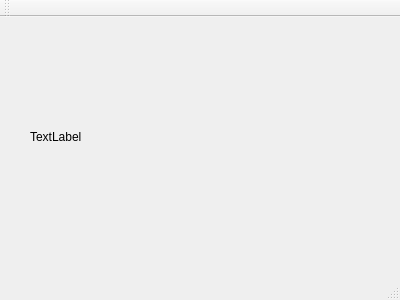
<?xml version="1.0" encoding="UTF-8"?>
<ui version="4.0">
 <class>MainWindow</class>
 <widget class="QMainWindow" name="MainWindow">
  <property name="geometry">
   <rect>
    <x>0</x>
    <y>0</y>
    <width>400</width>
    <height>300</height>
   </rect>
  </property>
  <property name="windowTitle">
   <string>MainWindow</string>
  </property>
  <widget class="QWidget" name="centralWidget">
   <widget class="QLabel" name="label">
    <property name="geometry">
     <rect>
      <x>30</x>
      <y>110</y>
      <width>341</width>
      <height>20</height>
     </rect>
    </property>
    <property name="text">
     <string>TextLabel</string>
    </property>
   </widget>
  </widget>
  <widget class="QMenuBar" name="menuBar">
   <property name="geometry">
    <rect>
     <x>0</x>
     <y>0</y>
     <width>400</width>
     <height>21</height>
    </rect>
   </property>
  </widget>
  <widget class="QToolBar" name="mainToolBar">
   <attribute name="toolBarArea">
    <enum>TopToolBarArea</enum>
   </attribute>
   <attribute name="toolBarBreak">
    <bool>false</bool>
   </attribute>
  </widget>
  <widget class="QStatusBar" name="statusBar"/>
 </widget>
 <layoutdefault spacing="6" margin="11"/>
 <resources/>
 <connections/>
</ui>
